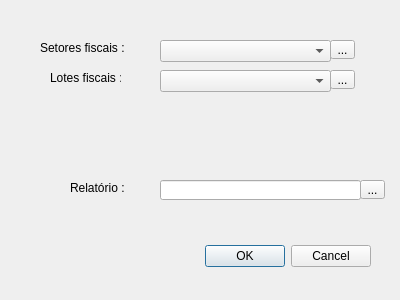
<?xml version="1.0" encoding="UTF-8"?>
<ui version="4.0">
 <class>AnaliseIPTUDialogBase</class>
 <widget class="QDialog" name="AnaliseIPTUDialogBase">
  <property name="geometry">
   <rect>
    <x>0</x>
    <y>0</y>
    <width>400</width>
    <height>300</height>
   </rect>
  </property>
  <property name="windowTitle">
   <string>Análise IPTU</string>
  </property>
  <widget class="QDialogButtonBox" name="button_box">
   <property name="geometry">
    <rect>
     <x>30</x>
     <y>240</y>
     <width>341</width>
     <height>32</height>
    </rect>
   </property>
   <property name="orientation">
    <enum>Qt::Horizontal</enum>
   </property>
   <property name="standardButtons">
    <set>QDialogButtonBox::Cancel|QDialogButtonBox::Ok</set>
   </property>
  </widget>
  <widget class="QLabel" name="label">
   <property name="geometry">
    <rect>
     <x>40</x>
     <y>40</y>
     <width>91</width>
     <height>16</height>
    </rect>
   </property>
   <property name="text">
    <string>Setores fiscais :</string>
   </property>
  </widget>
  <widget class="QLabel" name="label_2">
   <property name="geometry">
    <rect>
     <x>50</x>
     <y>70</y>
     <width>71</width>
     <height>16</height>
    </rect>
   </property>
   <property name="text">
    <string>Lotes fiscais :</string>
   </property>
  </widget>
  <widget class="QComboBox" name="comboBox">
   <property name="geometry">
    <rect>
     <x>160</x>
     <y>40</y>
     <width>171</width>
     <height>22</height>
    </rect>
   </property>
  </widget>
  <widget class="QComboBox" name="comboBox_2">
   <property name="geometry">
    <rect>
     <x>160</x>
     <y>70</y>
     <width>171</width>
     <height>22</height>
    </rect>
   </property>
  </widget>
  <widget class="QLabel" name="label_5">
   <property name="geometry">
    <rect>
     <x>70</x>
     <y>180</y>
     <width>71</width>
     <height>16</height>
    </rect>
   </property>
   <property name="text">
    <string>Relatório : </string>
   </property>
  </widget>
  <widget class="QLineEdit" name="lineEdit">
   <property name="geometry">
    <rect>
     <x>160</x>
     <y>180</y>
     <width>201</width>
     <height>20</height>
    </rect>
   </property>
  </widget>
  <widget class="QToolButton" name="toolButton">
   <property name="geometry">
    <rect>
     <x>360</x>
     <y>180</y>
     <width>25</width>
     <height>19</height>
    </rect>
   </property>
   <property name="text">
    <string>...</string>
   </property>
  </widget>
  <widget class="QToolButton" name="toolButton_4">
   <property name="geometry">
    <rect>
     <x>330</x>
     <y>70</y>
     <width>25</width>
     <height>19</height>
    </rect>
   </property>
   <property name="text">
    <string>...</string>
   </property>
  </widget>
  <widget class="QToolButton" name="toolButton_5">
   <property name="geometry">
    <rect>
     <x>330</x>
     <y>40</y>
     <width>25</width>
     <height>19</height>
    </rect>
   </property>
   <property name="text">
    <string>...</string>
   </property>
  </widget>
 </widget>
 <resources/>
 <connections>
  <connection>
   <sender>button_box</sender>
   <signal>accepted()</signal>
   <receiver>AnaliseIPTUDialogBase</receiver>
   <slot>accept()</slot>
   <hints>
    <hint type="sourcelabel">
     <x>20</x>
     <y>20</y>
    </hint>
    <hint type="destinationlabel">
     <x>20</x>
     <y>20</y>
    </hint>
   </hints>
  </connection>
  <connection>
   <sender>button_box</sender>
   <signal>rejected()</signal>
   <receiver>AnaliseIPTUDialogBase</receiver>
   <slot>reject()</slot>
   <hints>
    <hint type="sourcelabel">
     <x>20</x>
     <y>20</y>
    </hint>
    <hint type="destinationlabel">
     <x>20</x>
     <y>20</y>
    </hint>
   </hints>
  </connection>
 </connections>
</ui>
